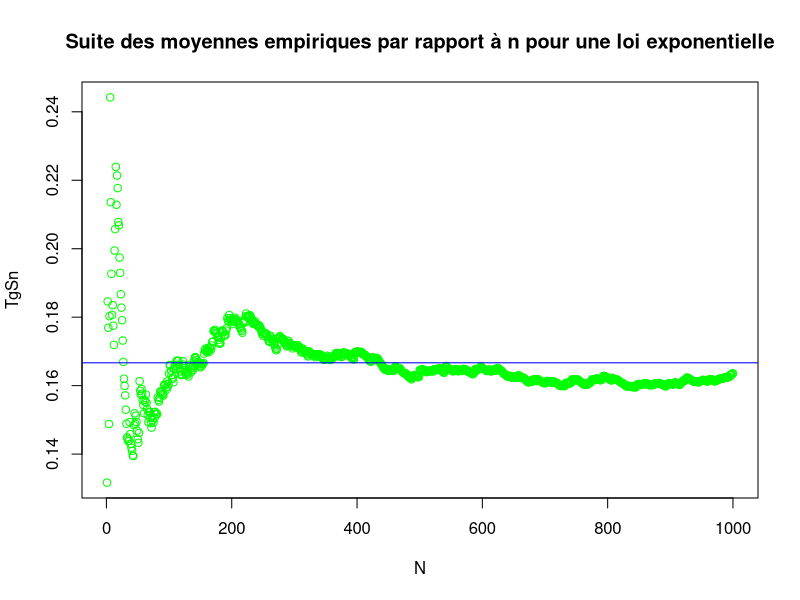

Generate this figure with R:
n = 1000 #Nombre d'essaie 
lambda = 6 #Parametre pour la loi exponentielle
esp = 1/lambda #Espérance des Xk
Xk = rexp(n,lambda)
Sn = cumsum(Xk) #Calcule de Sn
N = seq(1,n, by=1)
TgSn=Sn/N

plot(N,TgSn, col="green", main = "Suite des moyennes empiriques par rapport à n pour une loi exponentielle")
abline(h=esp, col="blue") #Tracer l'espérance sur le graphe